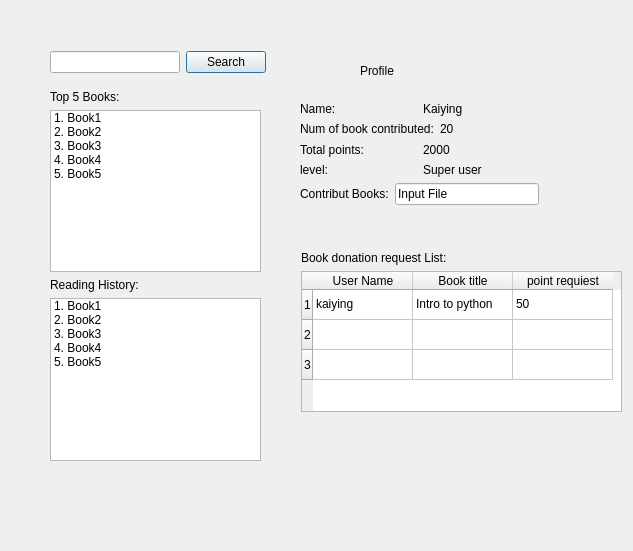
<?xml version="1.0" encoding="UTF-8"?>
<ui version="4.0">
 <class>Dialog</class>
 <widget class="QDialog" name="Dialog">
  <property name="geometry">
   <rect>
    <x>0</x>
    <y>0</y>
    <width>633</width>
    <height>551</height>
   </rect>
  </property>
  <property name="windowTitle">
   <string>Dialog</string>
  </property>
  <widget class="QLabel" name="label">
   <property name="geometry">
    <rect>
     <x>360</x>
     <y>60</y>
     <width>71</width>
     <height>21</height>
    </rect>
   </property>
   <property name="text">
    <string>Profile</string>
   </property>
  </widget>
  <widget class="QWidget" name="">
   <property name="geometry">
    <rect>
     <x>50</x>
     <y>50</y>
     <width>216</width>
     <height>25</height>
    </rect>
   </property>
   <layout class="QHBoxLayout" name="horizontalLayout">
    <item>
     <widget class="QLineEdit" name="lineEdit"/>
    </item>
    <item>
     <widget class="QPushButton" name="pushButton">
      <property name="text">
       <string>Search</string>
      </property>
     </widget>
    </item>
   </layout>
  </widget>
  <widget class="QWidget" name="">
   <property name="geometry">
    <rect>
     <x>50</x>
     <y>90</y>
     <width>211</width>
     <height>371</height>
    </rect>
   </property>
   <layout class="QVBoxLayout" name="verticalLayout">
    <item>
     <widget class="QLabel" name="label_2">
      <property name="text">
       <string>Top 5 Books:</string>
      </property>
     </widget>
    </item>
    <item>
     <widget class="QListWidget" name="listWidget">
      <item>
       <property name="text">
        <string>1. Book1</string>
       </property>
      </item>
      <item>
       <property name="text">
        <string>2. Book2</string>
       </property>
      </item>
      <item>
       <property name="text">
        <string>3. Book3</string>
       </property>
      </item>
      <item>
       <property name="text">
        <string>4. Book4</string>
       </property>
      </item>
      <item>
       <property name="text">
        <string>5. Book5</string>
       </property>
      </item>
     </widget>
    </item>
    <item>
     <widget class="QLabel" name="label_3">
      <property name="text">
       <string>Reading History:</string>
      </property>
     </widget>
    </item>
    <item>
     <widget class="QListWidget" name="listWidget_2">
      <item>
       <property name="text">
        <string>1. Book1</string>
       </property>
      </item>
      <item>
       <property name="text">
        <string>2. Book2</string>
       </property>
      </item>
      <item>
       <property name="text">
        <string>3. Book3</string>
       </property>
      </item>
      <item>
       <property name="text">
        <string>4. Book4</string>
       </property>
      </item>
      <item>
       <property name="text">
        <string>5. Book5</string>
       </property>
      </item>
     </widget>
    </item>
   </layout>
  </widget>
  <widget class="QWidget" name="">
   <property name="geometry">
    <rect>
     <x>300</x>
     <y>101</y>
     <width>239</width>
     <height>104</height>
    </rect>
   </property>
   <layout class="QVBoxLayout" name="verticalLayout_2">
    <item>
     <layout class="QHBoxLayout" name="horizontalLayout_4">
      <item>
       <widget class="QLabel" name="label_4">
        <property name="text">
         <string>Name:</string>
        </property>
       </widget>
      </item>
      <item>
       <widget class="QLabel" name="label_8">
        <property name="text">
         <string>Kaiying</string>
        </property>
       </widget>
      </item>
     </layout>
    </item>
    <item>
     <layout class="QHBoxLayout" name="horizontalLayout_3">
      <item>
       <widget class="QLabel" name="label_5">
        <property name="text">
         <string>Num of book contributed:</string>
        </property>
       </widget>
      </item>
      <item>
       <widget class="QLabel" name="label_9">
        <property name="text">
         <string>20</string>
        </property>
       </widget>
      </item>
     </layout>
    </item>
    <item>
     <layout class="QHBoxLayout" name="horizontalLayout_2">
      <item>
       <widget class="QLabel" name="label_6">
        <property name="text">
         <string>Total points:</string>
        </property>
       </widget>
      </item>
      <item>
       <widget class="QLabel" name="label_10">
        <property name="text">
         <string>2000</string>
        </property>
       </widget>
      </item>
     </layout>
    </item>
    <item>
     <layout class="QHBoxLayout" name="horizontalLayout_6">
      <item>
       <widget class="QLabel" name="label_12">
        <property name="text">
         <string>level:</string>
        </property>
       </widget>
      </item>
      <item>
       <widget class="QLabel" name="label_13">
        <property name="text">
         <string>Super user</string>
        </property>
       </widget>
      </item>
     </layout>
    </item>
    <item>
     <layout class="QHBoxLayout" name="horizontalLayout_5">
      <item>
       <widget class="QLabel" name="label_7">
        <property name="text">
         <string>Contribut Books:</string>
        </property>
       </widget>
      </item>
      <item>
       <widget class="QLineEdit" name="lineEdit_2">
        <property name="text">
         <string>Input File</string>
        </property>
       </widget>
      </item>
     </layout>
    </item>
   </layout>
  </widget>
  <widget class="QWidget" name="">
   <property name="geometry">
    <rect>
     <x>301</x>
     <y>251</y>
     <width>321</width>
     <height>161</height>
    </rect>
   </property>
   <layout class="QVBoxLayout" name="verticalLayout_3">
    <item>
     <widget class="QLabel" name="label_11">
      <property name="text">
       <string>Book donation request List:</string>
      </property>
     </widget>
    </item>
    <item>
     <widget class="QTableWidget" name="tableWidget">
      <row>
       <property name="text">
        <string>1</string>
       </property>
      </row>
      <row>
       <property name="text">
        <string>2</string>
       </property>
      </row>
      <row>
       <property name="text">
        <string>3</string>
       </property>
      </row>
      <column>
       <property name="text">
        <string>User Name</string>
       </property>
      </column>
      <column>
       <property name="text">
        <string>Book title</string>
       </property>
      </column>
      <column>
       <property name="text">
        <string>point requiest</string>
       </property>
      </column>
      <item row="0" column="0">
       <property name="text">
        <string>kaiying</string>
       </property>
      </item>
      <item row="0" column="1">
       <property name="text">
        <string>Intro to python</string>
       </property>
      </item>
      <item row="0" column="2">
       <property name="text">
        <string>50</string>
       </property>
      </item>
      <item row="1" column="0">
       <property name="text">
        <string/>
       </property>
      </item>
     </widget>
    </item>
   </layout>
  </widget>
 </widget>
 <resources/>
 <connections/>
</ui>
